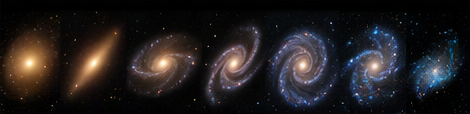
#> input picture documents/entregables/poster/figs/hubble_crop.png, 470 x 114 px
$ python charts.py
#> lines starting #> are read from the running program, lines starting #| are printed output that depends on the picture
import numpy as np
import matplotlib
matplotlib.use("Agg")
import matplotlib.pyplot as plt
from matplotlib.patches import FancyBboxPatch, Circle, FancyArrowPatch
from PIL import Image

OLIVE = "#9AA542"; OLIVEDARK = "#1B2208"; OLIVELINK = "#6B7A1F"; OLIVESOFT = "#E4E8C7"
INK = "#1A1A10"; MUTED = "#6B6B5E"
RED = "#B5462B"; BLUE = "#3E6E8E"; LBLUE = "#8DB3C9"; GOLD = "#D9A520"
CM = 1 / 2.54
plt.rcParams.update({
    "font.family": "DejaVu Sans", "font.size": 20, "axes.edgecolor": MUTED,
    "axes.labelcolor": INK, "xtick.color": INK, "ytick.color": INK,
    "axes.spines.top": False, "axes.spines.right": False, "savefig.dpi": 250,
})
OUT = "figs/"


def save(fig, name):
    fig.savefig(OUT + name, bbox_inches="tight", pad_inches=0.05, facecolor="white")
    plt.close(fig)


def hanley_se(auc, npos=875, nneg=528):
    q1 = auc / (2 - auc); q2 = 2 * auc ** 2 / (1 + auc)
    v = (auc * (1 - auc) + (npos - 1) * (q1 - auc ** 2) + (nneg - 1) * (q2 - auc ** 2)) / (npos * nneg)
    return np.sqrt(v)


# 1. Hubble sequence + T-type scale --------------------------------------
def fig_hubble():
    img = Image.open(OUT + "hubble_crop.png")
#> img is the input picture: PIL image 470x114 RGB; mean R, G, B 34, 30.1, 31
    w, h = img.size
#> w = 470; h = 114
    img = img.resize((w * 3, h * 3), Image.LANCZOS)
#> img: PIL image 1410x342 RGB
    fig = plt.figure(figsize=(24 * CM, 7.8 * CM))
    ax = fig.add_axes([0, 0.40, 1, 0.60]); ax.imshow(img, aspect="auto"); ax.axis("off")
    ax2 = fig.add_axes([0, 0, 1, 0.38]); ax2.set_xlim(-5.6, 10.6); ax2.set_ylim(0, 1); ax2.axis("off")
    ax2.add_patch(plt.Rectangle((-5.6, 0.50), 6.1, 0.40, color=RED))
    ax2.add_patch(plt.Rectangle((0.5, 0.50), 10.1, 0.40, color=BLUE))
    ax2.text(-2.55, 0.70, "Temprana (0)  ·  T-Type ≤ 0", color="white", ha="center", va="center", fontsize=17, weight="bold")
    ax2.text(5.55, 0.70, "Tardía (1)  ·  1 ≤ T-Type ≤ 10", color="white", ha="center", va="center", fontsize=17, weight="bold")
    ax2.plot([0.5, 0.5], [0.42, 0.98], ls="--", color=INK, lw=2.5)
    for t, lab in [(-5, "E"), (-2, "S0"), (0, "S0a"), (1, "Sa"), (3, "Sb"), (5, "Sc"), (7, "Sd"), (10, "Irr")]:
        ax2.text(t, 0.30, f"{t}\n{lab}", ha="center", va="top", fontsize=15, color=INK)
    fig.text(0.5, 0.99, "", ha="center")
    save(fig, "f1_hubble_ttype.png")


# 2. Cohort funnel + split --------------------------------------------
def fig_cohorte():
    fig, ax = plt.subplots(figsize=(24 * CM, 4.6 * CM))
    parts = ["Prueba", "Validación", "Entrenamiento"]
    early = [528, 529, 2467]; late = [875, 874, 4078]
    y = np.arange(3)
    ax.barh(y, early, color=RED, height=0.62, label="Tempranas")
    ax.barh(y, late, left=early, color=BLUE, height=0.62, label="Tardías")
    for i in range(3):
        ax.text(early[i] + late[i] + 80, i, f"{early[i] + late[i]:,}", va="center", fontsize=18, weight="bold", color=INK)
    ax.set_yticks(y, parts, fontsize=18); ax.set_xlim(0, 7700)
    ax.set_xticks([]); ax.spines["bottom"].set_visible(False)
    ax.legend(loc="center right", fontsize=16, frameon=False, ncol=1, bbox_to_anchor=(1.0, 0.25))
    ax.set_title("Cohorte alineada 9,351 · split estratificado (semilla 42) · 62.3 % tardías",
                 fontsize=17, color=OLIVEDARK, loc="left")
    save(fig, "f2_cohorte.png")
#> call 2 of save, with name = 'f2_cohorte.png'
#> in save (call 2), `fig.savefig(OUT + name, bbox_inches="tight", pad_inches=0.05, facecolo..`:
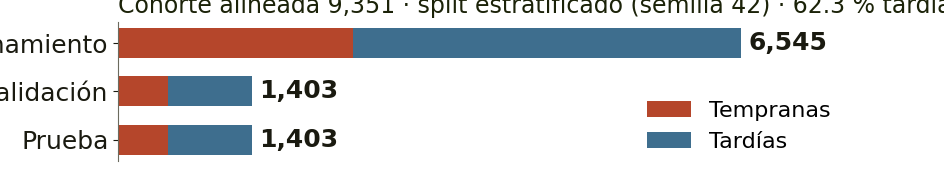
#> figure drawn by matplotlib, 1 panel


# 3. CRISP-ML(Q) phases mapped to project activities -------------------
def fig_crisp():
    fig, ax = plt.subplots(figsize=(24 * CM, 9.0 * CM)); ax.set_xlim(0, 100); ax.set_ylim(0, 100); ax.axis("off")
    rows = [
        ("1", "Business & Data\nUnderstanding", "Etiqueta binaria por T-Type; EDA de\ncatálogo, FITS, atajos y norte/sur", OLIVESOFT),
        ("2", "Data\nEngineering", "Cortes de calidad, FoV ∝ PETRO_TH90,\nespectros 4,096 pts + máscara, split", OLIVESOFT),
        ("3", "Model\nEngineering", "Ablación: CNN, ResNet-18, CNN1D,\nMLP, atención/BiGRU, fusiones", OLIVESOFT),
        ("4", "Evaluation\n(QA)", "AUC test, IC bootstrap pareado,\nMcNemar, oráculo, error por T-Type", OLIVESOFT),
        ("5–6", "Deployment &\nMonitoring", "Propuesta: CNN RGB + monitoreo de\ncalibración y frontera T-Type 0–1", "#F1F1EA"),
    ]
    hgt = 17.5; gap = 2.6
    for i, (n, ph, act, bg) in enumerate(rows):
        y0 = 100 - (i + 1) * hgt - i * gap
        ax.add_patch(FancyBboxPatch((0, y0), 35, hgt, boxstyle="round,pad=0,rounding_size=2", fc=OLIVE if i < 4 else MUTED, ec="none"))
        ax.text(4.0, y0 + hgt / 2, n, color="white", fontsize=20 if len(n)>1 else 24, weight="bold", ha="center", va="center")
        ax.text(21.5, y0 + hgt / 2, ph, color="white", fontsize=13.5, weight="bold", ha="center", va="center", linespacing=1.05)
        ax.add_patch(FancyBboxPatch((38, y0), 62, hgt, boxstyle="round,pad=0,rounding_size=2", fc=bg, ec="none"))
        ax.text(40, y0 + hgt / 2, act, color=INK, fontsize=14, ha="left", va="center", linespacing=1.15)
        ax.annotate("", xy=(38, y0 + hgt / 2), xytext=(35, y0 + hgt / 2),
                    arrowprops=dict(arrowstyle="-|>", color=OLIVEDARK, lw=2.5, mutation_scale=22))
    save(fig, "f3_crisp.png")
#> call 3 of save, with name = 'f3_crisp.png'
#> in save (call 3), `fig.savefig(OUT + name, bbox_inches="tight", pad_inches=0.05, facecolo..`:
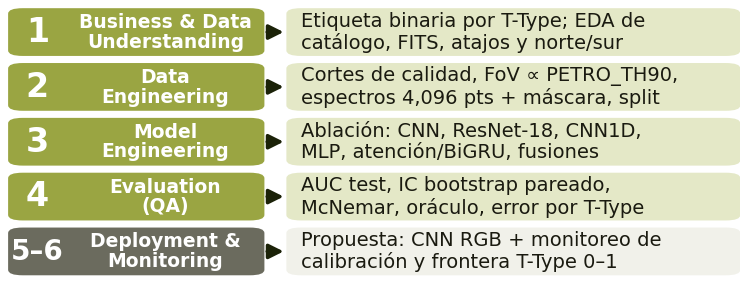
#> figure drawn by matplotlib, 1 panel


# 4. Hero: AUC test of all experiments ---------------------------------
def fig_auc():
    data = [
        ("CNN compacta · LR 3e-4 (seleccionada)", 0.9667, "img"),
        ("Fusión tokens M2 (encoders congelados)", 0.9666, "fus"),
        ("Img + Esp SL + Pob · concat", 0.9650, "fus"),
        ("Img + Pob · concat", 0.9639, "fus"),
        ("Img + Esp FoV · concat", 0.9635, "fus"),
        ("ResNet-18 (baseline)", 0.9633, "img"),
        ("Img + Esp SL · concat", 0.9632, "fus"),
        ("CNN pequeña (GPU)", 0.9623, "img"),
        ("Img + Esp SL atención · concat", 0.9334, "fus"),
        ("Espectro FoV · patch-BiGRU", 0.9170, "esp2"),
        ("Espectro FoV · CNN+BiGRU", 0.9122, "esp2"),
        ("Espectro SL · CNN+atención", 0.9066, "esp2"),
        ("Esp SL + Pob · concat", 0.8960, "pob"),
        ("Poblaciones STARLIGHT · MLP", 0.8949, "pob"),
        ("Espectro SL · CNN1D", 0.8642, "esp1"),
        ("Espectro FoV · CNN1D", 0.8572, "esp1"),
    ]
    cols = {"img": OLIVELINK, "fus": OLIVE, "esp2": BLUE, "esp1": LBLUE, "pob": GOLD}
    labs = {"img": "Solo imagen", "fus": "Fusión con imagen", "esp2": "Espectro (encoder mejorado)",
            "esp1": "Espectro (CNN1D base)", "pob": "Poblaciones STARLIGHT"}
    fig, ax = plt.subplots(figsize=(30 * CM, 12.6 * CM))
    y = np.arange(len(data))[::-1]
    for yi, (n, a, k) in zip(y, data):
        se = hanley_se(a)
        ax.barh(yi, a - 0.80, left=0.80, color=cols[k], height=0.74, label=labs[k])
        ax.errorbar(a, yi, xerr=1.96 * se, color=INK, capsize=4, lw=1.6)
        ax.text(a + 1.96 * se + 0.003, yi, f"{a:.4f}", va="center", fontsize=16,
                weight="bold" if "seleccionada" in n else "normal", color=INK)
    ax.set_yticks(y, [d[0] for d in data], fontsize=17)
    ax.get_yticklabels()[0].set_weight("bold")
    ax.set_xlim(0.80, 1.0); ax.set_xlabel("ROC-AUC en prueba (n = 1,403) · IC95 % aprox. Hanley–McNeil", fontsize=16)
    ax.tick_params(axis="x", labelsize=15)
    ax.axvspan(0.958, 0.972, color=OLIVESOFT, zorder=0)
    ax.text(0.965, len(data) - 0.35, "techo visual ≈ 0.96", ha="center", va="bottom", fontsize=14, color=OLIVEDARK, style="italic")
    h, l = ax.get_legend_handles_labels(); u = dict(zip(l, h))
    ax.legend(u.values(), u.keys(), loc="upper center", bbox_to_anchor=(0.36, -0.12), ncol=5, fontsize=13.5, frameon=False, columnspacing=1.0, handletextpad=0.4)
    save(fig, "f4_auc.png")
#> call 4 of save, with name = 'f4_auc.png'
#> in save (call 4), `fig.savefig(OUT + name, bbox_inches="tight", pad_inches=0.05, facecolo..`:
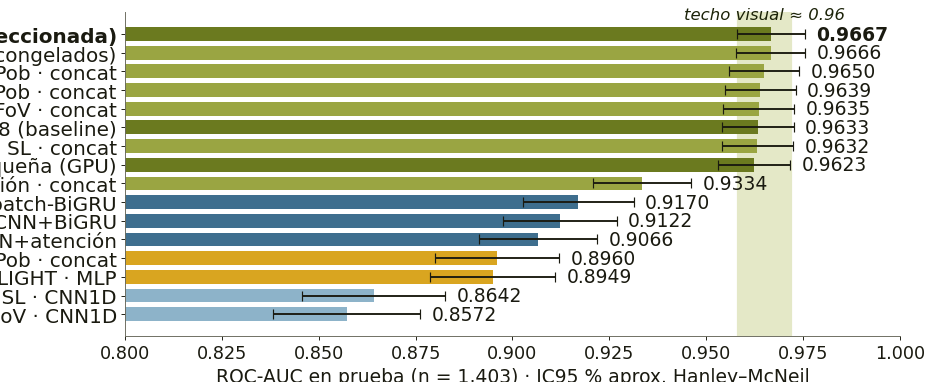
#> figure drawn by matplotlib, 1 panel


# 5. Spectral expert evolution -----------------------------------------
def fig_espectro():
    m = ["CNN1D\n(LR 1e-4)", "Atención\n(sin RNN)", "CNN +\nBiGRU", "Patch +\nBiGRU"]
    fov = [0.8572, 0.9011, 0.9122, 0.9170]; sl = [0.8642, 0.9066, 0.9064, 0.8997]
    fig, ax = plt.subplots(figsize=(30 * CM, 7.0 * CM))
    x = np.arange(4); w = 0.36
    b1 = ax.bar(x - w / 2, fov, w, color=BLUE, label="FoV observado")
    b2 = ax.bar(x + w / 2, sl, w, color=LBLUE, label="STARLIGHT modelado")
    for b in list(b1) + list(b2):
        ax.text(b.get_x() + b.get_width() / 2, b.get_height() + 0.002, f"{b.get_height():.3f}", ha="center", fontsize=14)
    ax.axhline(0.8949, color=GOLD, ls="--", lw=2.2); ax.text(-0.55, 0.8935, "poblaciones 0.895", color="#8A6A10", fontsize=14, ha="left", va="top")
    ax.set_ylim(0.84, 0.952); ax.set_xticks(x, m, fontsize=15); ax.set_ylabel("AUC test", fontsize=16)
    ax.tick_params(axis="y", labelsize=14)
    ax.text(3 - w / 2, 0.933, "+0.060 vs CNN1D", fontsize=17, weight="bold", color=OLIVEDARK, ha="center", va="bottom")
    ax.legend(loc="upper left", ncol=2, fontsize=14, frameon=False, borderaxespad=0.2)
    save(fig, "f5_espectro.png")
#> in save (call 5), `fig.savefig(OUT + name, bbox_inches="tight", pad_inches=0.05, facecolo..`:
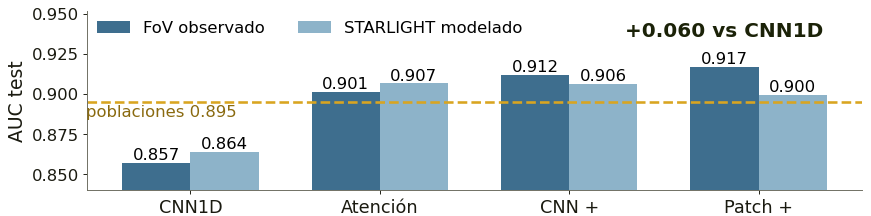
#> figure drawn by matplotlib, 1 panel; tallest bar 0.917 high, from x = 2.64 to 3; tallest bar 0.907 high, from x = 1 to 1.36


# 6. Complementarity vs fusion -----------------------------------------
def fig_complementariedad():
    fig = plt.figure(figsize=(30 * CM, 9.0 * CM))
    ax1 = fig.add_axes([0.06, 0.02, 0.34, 0.92])
    vals = [81, 76]
    ax1.pie(vals, colors=[GOLD, RED], startangle=90, counterclock=False,
            wedgeprops=dict(width=0.36, edgecolor="white", linewidth=3))
    ax1.text(0, 0.08, "157", ha="center", va="center", fontsize=34, weight="bold", color=INK)
    ax1.text(0, -0.25, "errores RGB", ha="center", va="center", fontsize=14, color=MUTED)
    ax1.text(0, -1.28, "81 (51.6 %) corregidos por poblaciones", fontsize=14, color="#8A6A10", weight="bold", va="center", ha="center")
    ax1.text(0, -1.58, "76 fallan en ambos (dificultad común)", fontsize=14, color=RED, weight="bold", ha="center", va="center"); ax1.set_ylim(-1.75, 1.05); ax1.set_xlim(-1.6, 1.6)
    ax1.set_title("Complementariedad potencial", fontsize=18, color=OLIVEDARK)
    ax2 = fig.add_axes([0.66, 0.18, 0.34, 0.72])
    labs = ["Fusión tardía α=0.85*", "Selector S2 (gate)*", "Fusión tokens M2", "Oráculo RGB ∪ espectro"]
    v = [3, 5, 19, 82]
    c = [MUTED, MUTED, OLIVE, OLIVESOFT]
    bars = ax2.barh(np.arange(4)[::-1], v, color=c, edgecolor=[MUTED, MUTED, OLIVE, OLIVE], linewidth=2, height=0.68)
    for yi, val in zip(np.arange(4)[::-1], v):
        ax2.text(val + 1.5, yi, f"+{val}", va="center", fontsize=16, weight="bold")
    ax2.set_yticks(np.arange(4)[::-1], labs, fontsize=16); ax2.set_xlim(0, 100)
    ax2.set_xlabel("Galaxias netas ganadas sobre RGB", fontsize=14); ax2.tick_params(axis="x", labelsize=13)
    ax2.set_title("Lo que la fusión recupera", fontsize=18, color=OLIVEDARK)
    save(fig, "f6_complementariedad.png")
#> in save (call 6), `fig.savefig(OUT + name, bbox_inches="tight", pad_inches=0.05, facecolo..`:
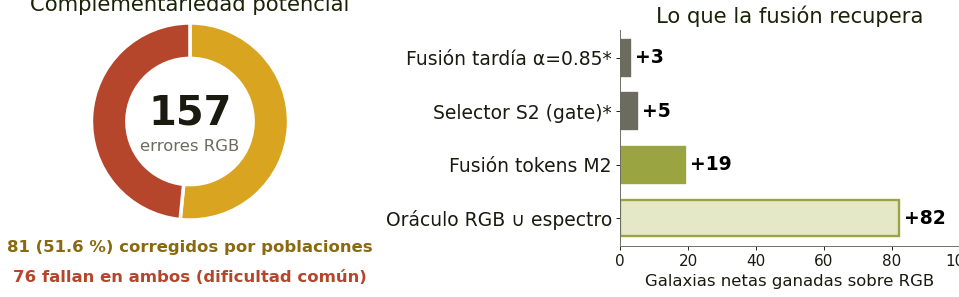
#> figure drawn by matplotlib, 2 panels


# 7. Error rate by T-Type -----------------------------------------------
def fig_ttype():
    t = ["E\n(−5)", "S0\n(−2)", "S0a\n(0)", "Sa\n(1)", "Sab\n(2)", "≥ Sb\n(≥3)"]
    rgb = [3.0, 21.5, 34.6, 32.4, 17.0, 4.5]; pob = [12.2, 24.3, 37.0, 51.7, 19.2, 10.0]
    fig, ax = plt.subplots(figsize=(24 * CM, 6.8 * CM))
    x = np.arange(len(t)); w = 0.38
    ax.axvspan(1.5, 3.5, color=OLIVESOFT, zorder=0)
    ax.text(2.5, 62, "frontera T-Type 0–1", ha="center", fontsize=15, color=OLIVEDARK, weight="bold")
    b1 = ax.bar(x - w / 2, rgb, w, color=OLIVELINK, label="ResNet-18 (imagen)")
    b2 = ax.bar(x + w / 2, pob, w, color=GOLD, label="Poblaciones (MLP)")
    for b in list(b1) + list(b2):
        ax.text(b.get_x() + b.get_width() / 2, b.get_height() + 0.8, f"{b.get_height():.0f}", ha="center", fontsize=13)
    ax.set_xticks(x, t, fontsize=14); ax.set_ylabel("Tasa de error (%)", fontsize=15); ax.set_ylim(0, 72)
    ax.tick_params(axis="y", labelsize=13)
    ax.legend(loc="upper left", fontsize=14, frameon=False)
    save(fig, "f7_ttype.png")
#> in save (call 7), `fig.savefig(OUT + name, bbox_inches="tight", pad_inches=0.05, facecolo..`:
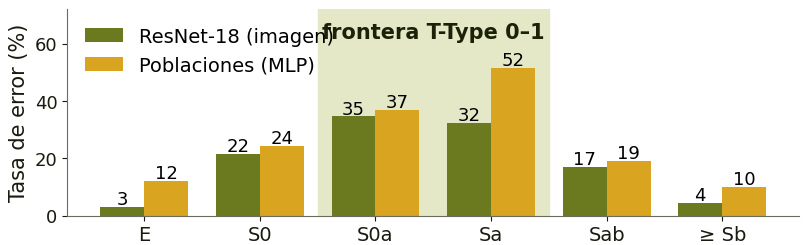
#> figure drawn by matplotlib, 1 panel; tallest bar 34.6 high, from x = 1.62 to 2; tallest bar 51.7 high, from x = 3 to 3.38


# 8. Future work: adaptive gate diagram --------------------------------
def fig_futuro():
    fig, ax = plt.subplots(figsize=(24 * CM, 7.0 * CM)); ax.set_xlim(0, 100); ax.set_ylim(9, 31); ax.axis("off"); ax.set_aspect("equal")
    items = [(15, "3–5 semillas\n+ IC pareados"), (50, "Calibración\nECE / Brier"), (85, "Gate α(x)\ncon OOF")]
    for i, (cx, txt) in enumerate(items):
        ax.add_patch(Circle((cx, 20), 10.5, fc=OLIVESOFT if i < 2 else OLIVE, ec="none"))
        ax.text(cx, 20, txt, ha="center", va="center", fontsize=13.5, weight="bold", color=OLIVEDARK if i < 2 else "white", linespacing=1.15)
    for a, b in [(15, 50), (50, 85)]:
        ax.add_patch(FancyArrowPatch((a + 10.8, 20), (b - 10.8, 20), arrowstyle="-|>", mutation_scale=26, color=OLIVE, lw=3))
    save(fig, "f8_futuro.png")
#> in save (call 8), `fig.savefig(OUT + name, bbox_inches="tight", pad_inches=0.05, facecolo..`:
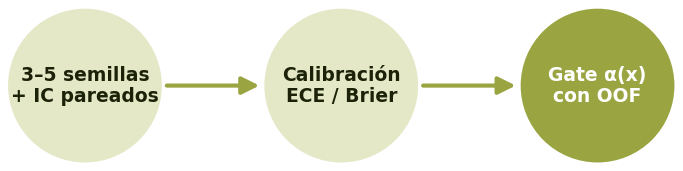
#> figure drawn by matplotlib, 1 panel


if __name__ == "__main__":
    fig_hubble(); fig_cohorte(); fig_crisp(); fig_auc(); fig_espectro(); fig_complementariedad(); fig_ttype(); fig_futuro()
    print("ok")

$ run again, with documents/entregables/poster/figs/modalidades.jpg saved as documents/entregables/poster/figs/hubble_crop.png
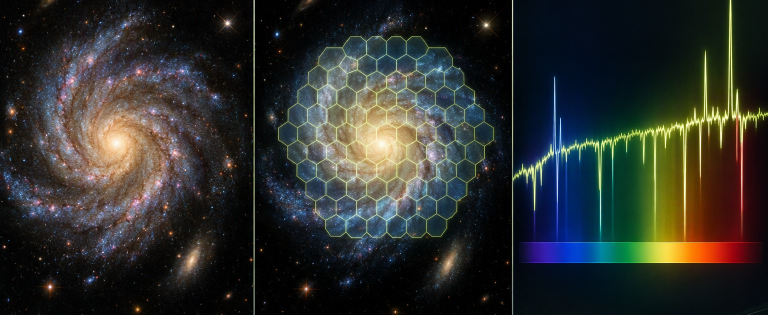
#> input picture documents/entregables/poster/figs/modalidades.jpg, 1536 x 630 px (shown at 1/2 size)
#> in fig_hubble, img is the input picture: PIL image 1536x630 RGB; mean R, G, B 46.3, 48.4, 44.7
#> img: PIL image 4608x1890 RGB
#> in save, `fig.savefig(OUT + name, bbox_inches="tight", pad_inches=0.05, facecolo..`:
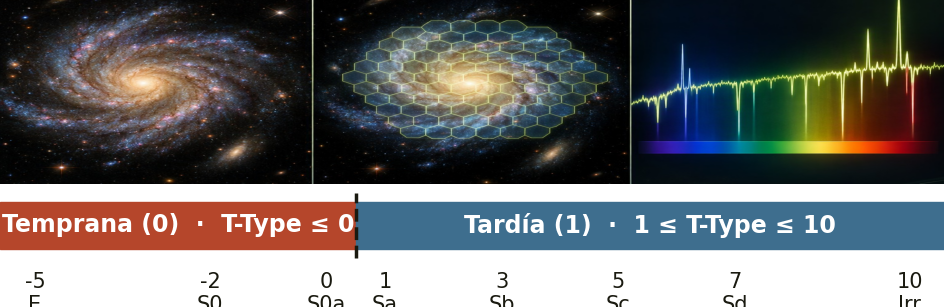
#> figure drawn by matplotlib, 2 panels
